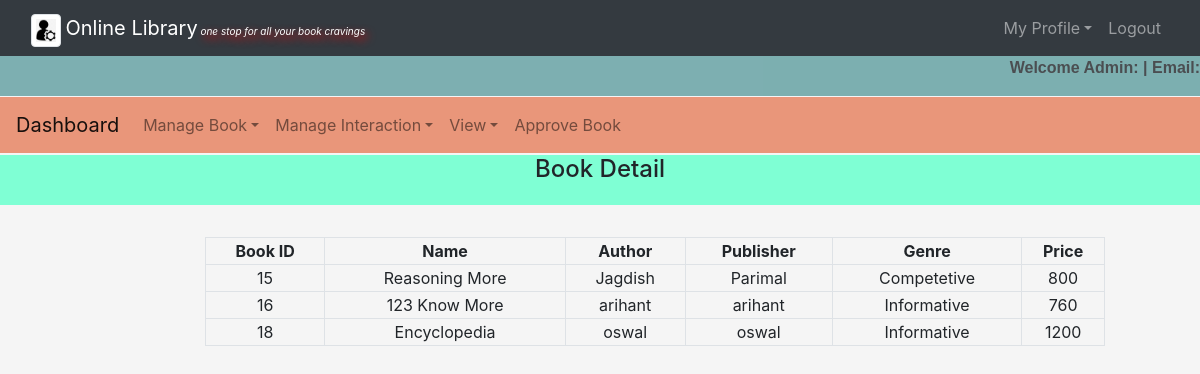
The app's page /admin/reg_book.php with its own data.
### tables this page shows
CREATE TABLE `book` (
  `id` int(20) NOT NULL,
  `name` varchar(50) NOT NULL,
  `author` varchar(30) NOT NULL,
  `publisher` varchar(30) NOT NULL,
  `genre` varchar(20) NOT NULL,
  `price` decimal(20,0) NOT NULL
);

### admin/reg_book.php (the view, shortened to what this page needs)
<?php
	require('common.php');
	$connection = mysqli_connect("localhost","root","");
	$query = "select * from book";
?>
<!DOCTYPE html>
<html>
    <body>
     <center><h4 style="background-color:aquamarine;height:50px;margin-top:2px">Book Detail</h4><br></center>
		<div class="row">
			<div class="col-md-2"></div>
			<div class="col-md-8">
				<form>
					<table class="table-bordered" width="900px" style="text-align: center">
						<tr>
							<th>Book ID</th>
							<th>Name</th>
							<th>Author</th>
							<th>Publisher</th>
                            <th>Genre</th>
                            <th>Price</th>
						</tr>
					<?php
						$query_run = mysqli_query($connection,$query);
						while ($row = mysqli_fetch_assoc($query_run)){
							$name = $row['name'];
                            $id = $row['id'];
							$author = $row['author'];
                            $publisher = $row['publisher'];
                            $genre = $row['genre'];
                            $price = $row['price'];
					?>
						<tr>
							<td><?php echo $id;?></td>
							<td><?php echo $name;?></td>
                            <td><?php echo $author;?></td>
							<td><?php echo $publisher;?></td>
                            <td><?php echo $genre;?></td>
                            <td><?php echo $price;?></td>
						</tr>
					<?php
						}
					?>
				</table>
				</form>
			</div>
			<div class="col-md-2"></div>
		</div>
    </body>
</html>

### admin/common.php (shortened to what this page needs)
<!DOCTYPE html>
<html>
    <head>
        <link rel="stylesheet" href="https://cdn.jsdelivr.net/npm/bootstrap@4.0.0/dist/css/bootstrap.min.css">
        <link rel="stylesheet" type="text/css" href="style1.css">
    </head>
    <body>
        <nav class="navbar navbar-expand-lg navbar-dark bg-dark">
            <div class="container-fluid">
                            <div class="navbar-header">
                                    <img src="ad.png" width="30px" height="30px" class="img-thumbnail">
                                    <a class="navbar-brand" href="admin_dashboard.php">Online Library<i id="subspt">  one stop for all your book cravings</i></a>
                            </div>
                    <ul class="navbar-nav navbar-right">
                        <li class="nav-item dropdown">
                            <a class="nav-link dropdown-toggle" data-toggle="dropdown">My Profile</a>
                        </li>
                        <li class="nav-item"><a class="nav-link" href="logout.php">Logout</a></li>
                    </ul>
                </div>
        </nav>
        <div id="namediv">
             <span><strong>Welcome Admin:
             </strong></span>
             <span><strong>  |  Email:
             </strong></span>
        </div>
        <div class="row">
        <div class="container-fluid">
                <nav class="navbar navbar-light navbar-expand-lg" style="background-color:darksalmon;margin-top: 1px">
                <a class="navbar-brand" href="admin_dashboard.php">Dashboard</a>
                    <ul class="nav navbar-nav navbar-center">
                        <li class="nav-item dropdown">
                            <a class="nav-link dropdown-toggle" data-toggle="dropdown">Manage Book</a>
                        </li>
                        <li class="nav-item dropdown">
                            <a class="nav-link dropdown-toggle" data-toggle="dropdown">Manage Interaction</a>
                        </li>
                        <li class="nav-item dropdown">
                            <a class="nav-link dropdown-toggle" data-toggle="dropdown">View</a>
                        </li>
                        <li class="nav-item">
                            <a href="request_list.php" class="nav-link">Approve Book</a>
                        </li>
                </ul>
                </nav>
            </div>
            </div>
    </body>
</html>

### admin/style1.css (style rules this page uses)
#subspt { font-size: 10px; text-shadow: 3px 4px 8px red; }
body { background-color: whitesmoke; }
#namediv { background-color: cadetblue; height: 40px; width: 100%; opacity: 0.8; text-align: right; font-family: 'Franklin Gothic Medium', 'Arial Narrow', Arial, sans-serif; }

### records on screen
book: id "15", name "Reasoning More", author "Jagdish", publisher "Parimal", genre "Competetive", price "800"
book: id "16", name "123 Know More", author "arihant", publisher "arihant", genre "Informative", price "760"
book: id "18", name "Encyclopedia", author "oswal", publisher "oswal", genre "Informative", price "1200"
